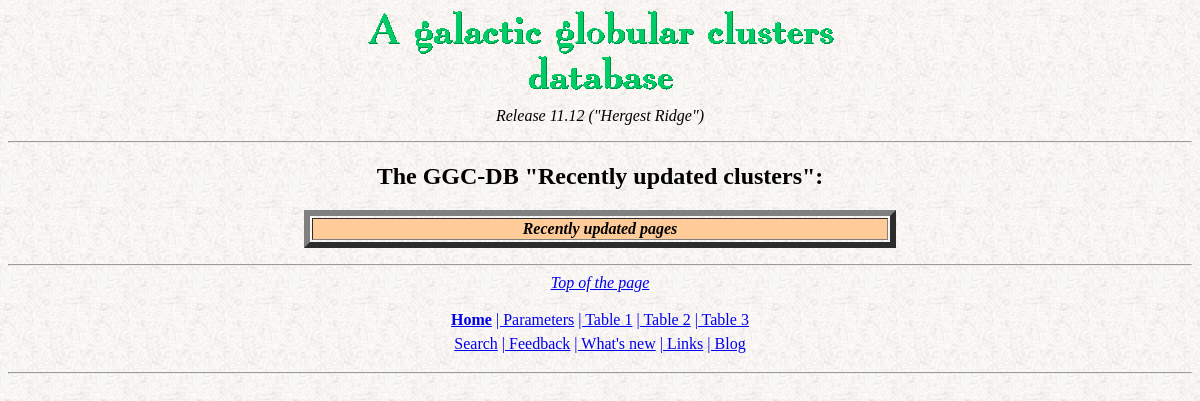
The page /uclusters.php on the database as committed earlier.
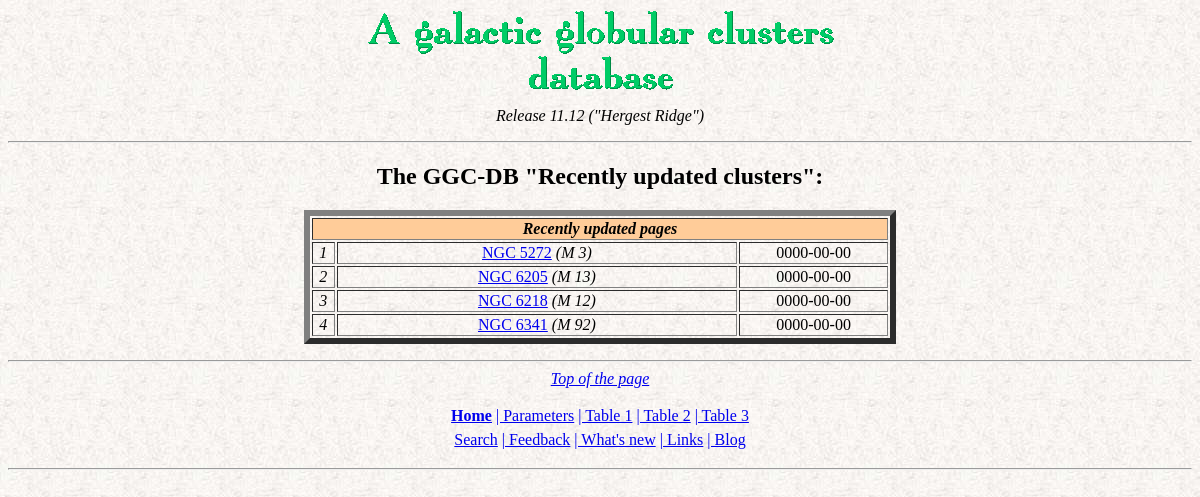
The same page on the database as committed later.
### tables this page shows
CREATE TABLE `accesscount` (
  `ID` varchar(14) NOT NULL DEFAULT '',
  `Name` varchar(14) DEFAULT NULL,
  `n_vis` smallint(6) NOT NULL DEFAULT '0',
  `updated` date NOT NULL DEFAULT '0000-00-00',
  `var_count` smallint(6) NOT NULL DEFAULT '0'
);

### uclusters.php (the view, shortened to what this page needs)
<html>
<head><title>GGCs database: "Recently updated"</title></head>
<body background="backgr2.jpg" vlink="#3333CC">
<?php include 'inte2.php'?>
<center>
<h2>The GGC-DB "Recently updated clusters":</h2>
<p>
<?php
$querylink2 = "SELECT * FROM accesscount ORDER BY updated DESC LIMIT 25";
$res_visited = mysql_query($querylink2) or die("Query failed");
?>
<table border=6 width=50%><tr>
<td bgcolor="#FFCC99" align="center" width=100% colspan="3"><i><b>
Recently updated pages</b>
</td></tr>
<?
$nvisited=1;
while ($l_visited = mysql_fetch_array($res_visited)){
echo '<tr><td align=center><i>';
echo $nvisited;
echo '</i></td>';
echo '<td width=70%><center>';
print "<a href=\"cluster_4.php?ggc=".urlencode($l_visited[0])."\">".$l_visited[0]."</a>";
if ($l_visited[1])
   {
     echo '<i> (';
     echo $l_visited[1];
     echo ')</i> ';
   }
echo '<i><td align=center> ';
echo $l_visited[3];
print "</td></tr>\n";
$nvisited++;
}
?>
</center>
<p>
</body>
</html>

Rows that differ between the two databases and show on the page:
added accesscount: ID "NGC 5272", Name "M 3", updated "0000-00-00"
added accesscount: ID "NGC 6205", Name "M 13", updated "0000-00-00"
added accesscount: ID "NGC 6218", Name "M 12", updated "0000-00-00"
added accesscount: ID "NGC 6341", Name "M 92", updated "0000-00-00"
